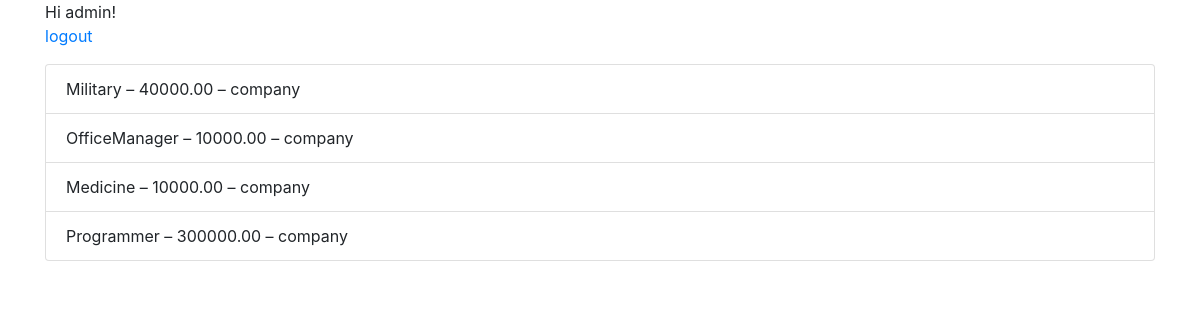
Page /Models/home/ (signed in) on the earlier database version.
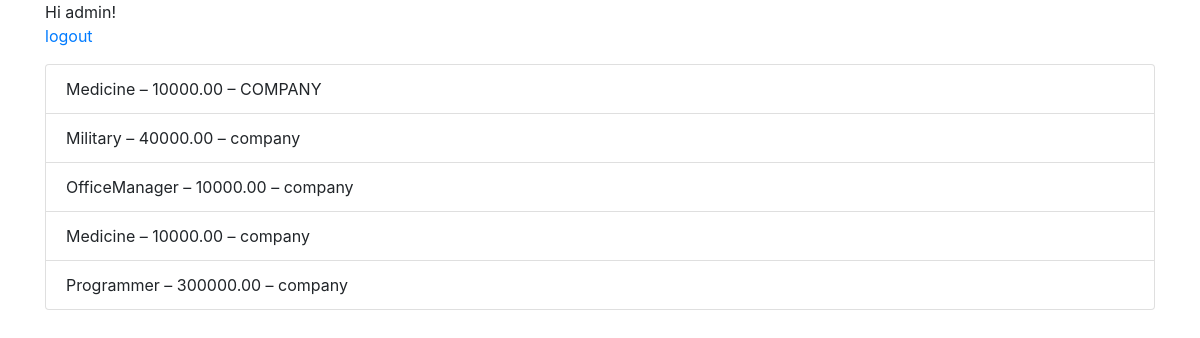
Same page on the later database version.
### Models/models.py (models this page shows)
class Job(models.Model):
    CATEGORY = (
        (1, 'Programmer'),
        (2, 'Medicine'),
        (3, 'OfficeManager'),
        (4, 'Military')
    )
    GRAPHIC = (
        (1, 'FullDay'),
        (2, 'PartDay')
    )
    category = models.IntegerField( blank=True, choices=CATEGORY, default=1, help_text='Выберите категорию')
    wage = models.DecimalField(max_length=10, decimal_places=2, max_digits=10)
    graphic = models.IntegerField(blank=True, choices=GRAPHIC, help_text='Выберите график работы',default=1)
    employer = models.ForeignKey(Person, on_delete=models.SET_NULL, null=True, limit_choices_to={'isEmployer': True})
    date_of_placement = models.DateTimeField(null=True, blank=True)
    def __str__(self):
        return self.CATEGORY[self.category - 1][1].__str__() + ' – ' + self.wage.__str__() + ' – ' + self.employer.__str__()
    class Meta:
        ordering = ["-date_of_placement"]

class Person(AbstractUser):
    CITY = (
        (1, 'Voronezh'),
        (2, 'Moscow'),
        (3, 'St. Petersburg'),
        (4, 'Novgorod')
    )
    location = models.CharField(max_length=30, blank=True)
    birth_date = models.DateField(null=True, blank=True)
    city = models.IntegerField(blank=True, choices=CITY, help_text='Выберите город', default=1)
    mobile_phone = models.TextField(max_length=11, blank=True)
    isEmployer = models.BooleanField(default=False)
    def __str__(self):
        return self.username.__str__()

### Models/views.py (the view)
# urls.py: 2. Add a URL to urlpatterns:  path('', Home.as_view(), name='home')
class Home(generic.TemplateView):
    template_name = 'home.html'
    def get_context_data(self, **kwargs):
        context = super().get_context_data(**kwargs)
        user = self.request.user
        if user.is_authenticated:
            if user.isEmployer:
                context['items'] = Response.objects.filter(vacancy__in=Job.objects.filter(employer=user))
            else:
                context['items'] = Job.objects.exclude(employer__in=Ban.objects.filter(employee=user).values('employer'))
        return context

### templates/home.html (shortened to what this page needs)
{% extends 'base.html' %}
{% block content %}
{% if user.is_authenticated %}
  Hi {{ user.username }}!
  <p><a href="{% url 'logout' %}">logout</a></p>
  {% if items %}
        <ul class="list-group">
            {% for item in items %}
                {%if user.isEmployer %}
                <li class="list-group-item">{{item.vacancy}}&nbsp;&ndash; {{item.employee}}&nbsp;&ndash; {{item.commentary}}</li>
                {% else %}
                <li class="list-group-item">{{item}}</li>
                {% endif %}
            {% endfor %}
        </ul>
    {% else %}
        <h3>nothing here</h3>
    {% endif %}
{% else %}
  <p>You are not logged in</p>
  <a href="{% url 'login' %}">login</a> |
  <a href="{% url 'signup' %}">signup</a>
{% endif %}
{% endblock %}

Differences in the rows shown:
added Job: category+wage+employer "Medicine – 10000.00 – COMPANY"
